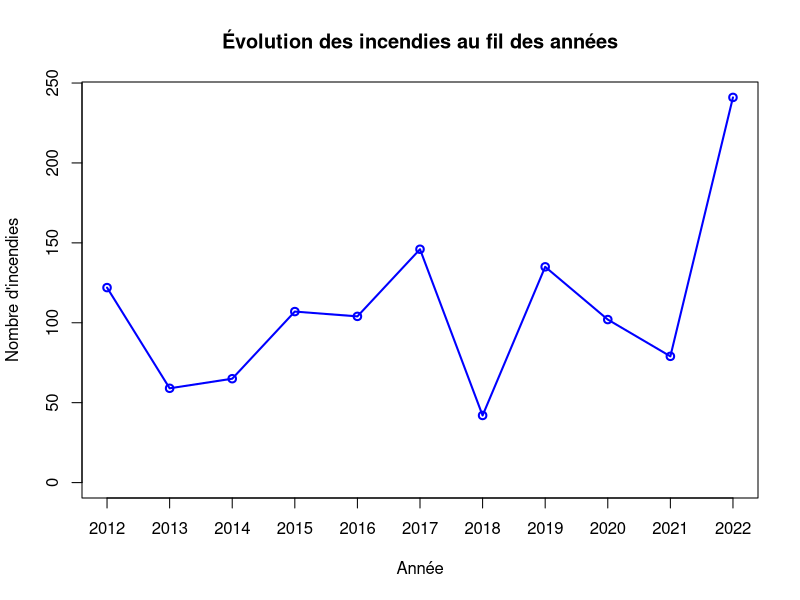
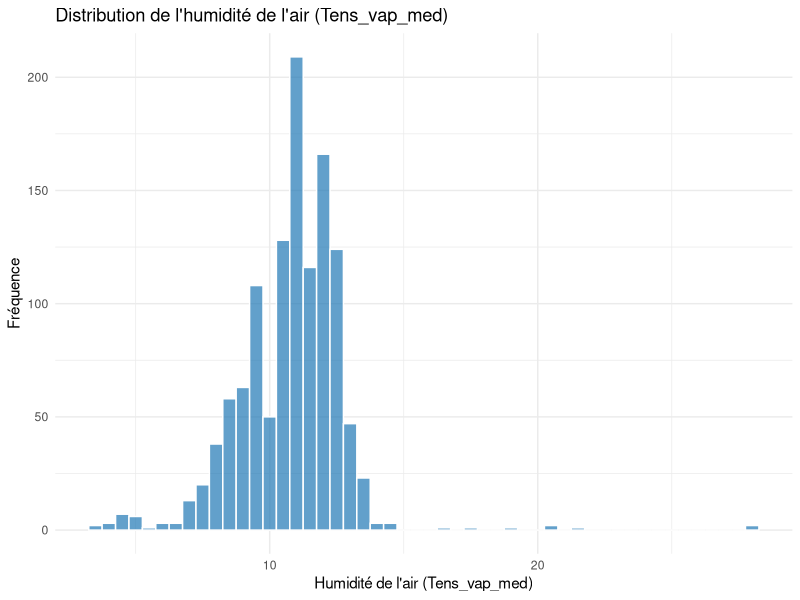
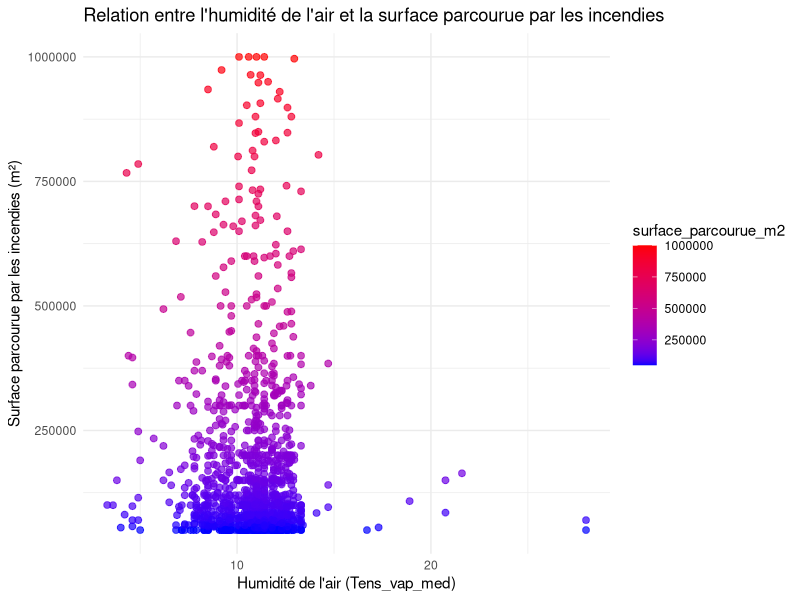
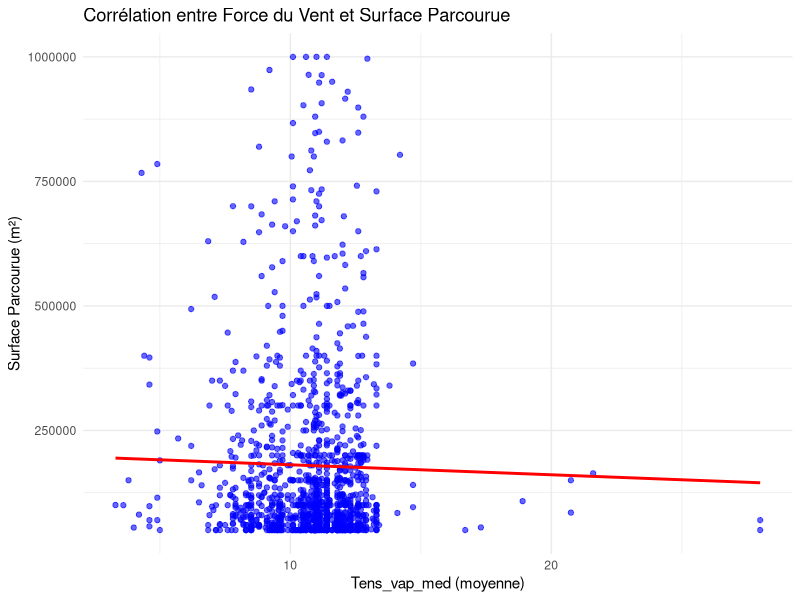
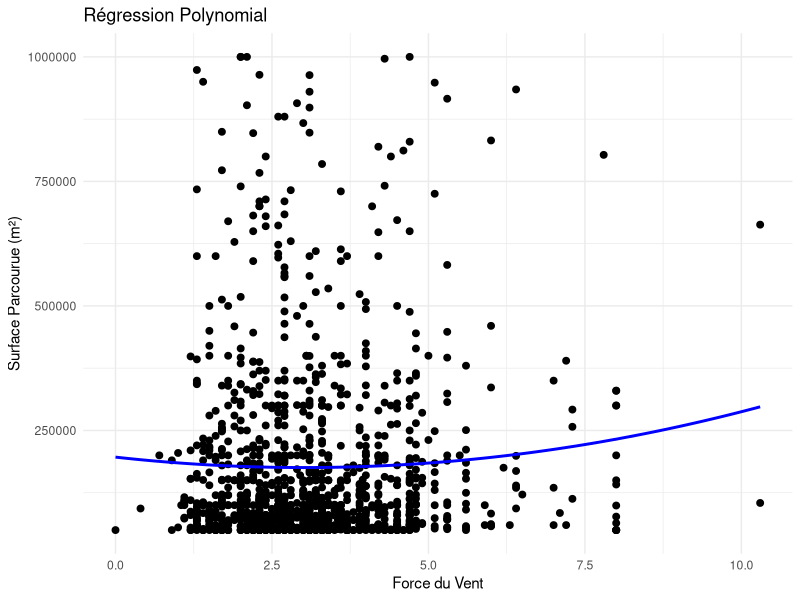
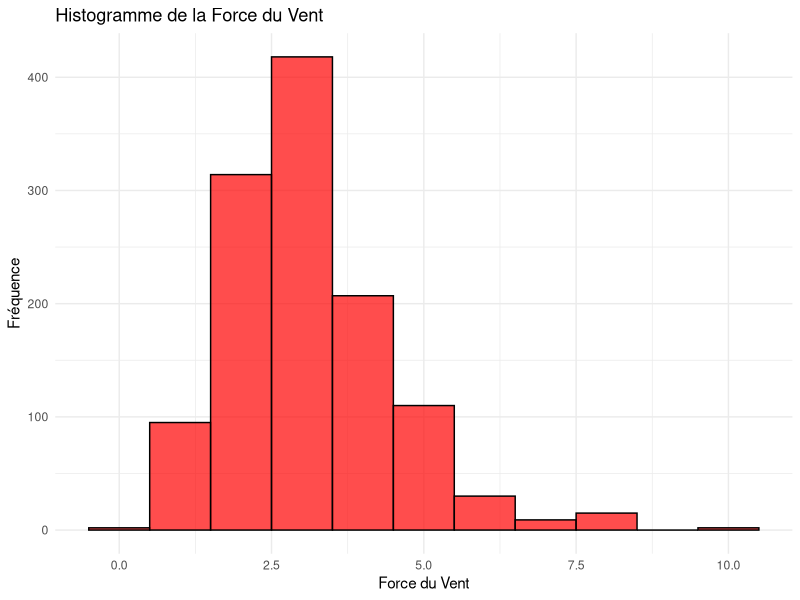
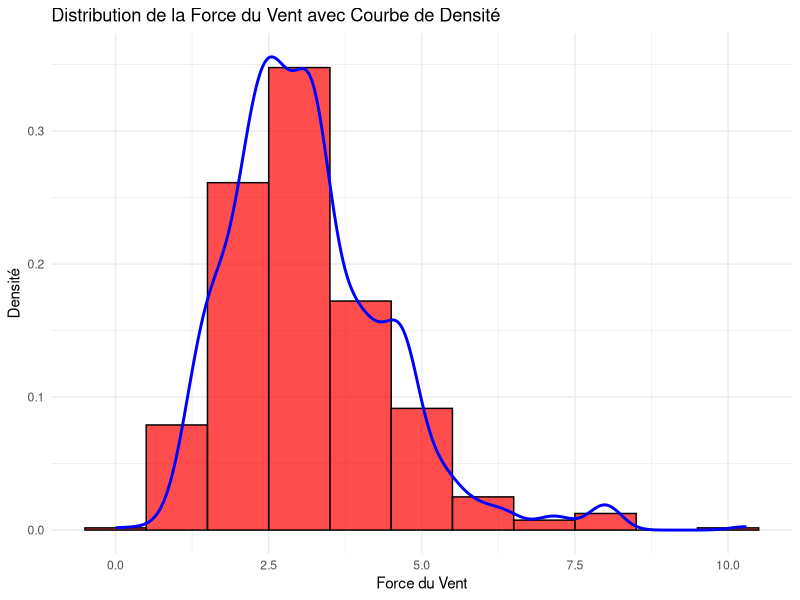
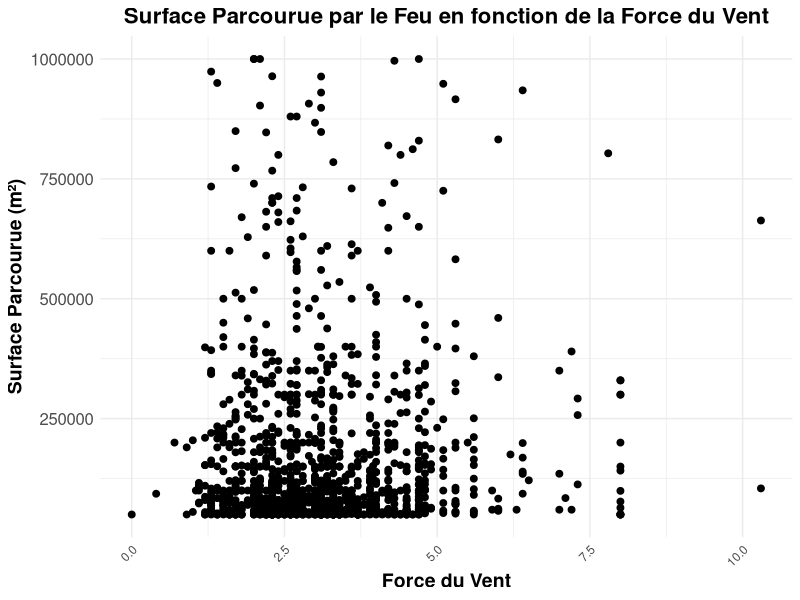

The R script that drew these images, in order:
## ---- chunk 1
donnees <- read.csv("../Data/donnees_incendies.csv")

annee_freq <- table(donnees$annee)

plot(annee_freq, 
     type="o",  # "o" pour un graphique avec des points et des lignes
     col="blue", 
     main="Évolution des incendies au fil des années", 
     xlab="Année", 
     ylab="Nombre d'incendies")
## ---- chunk 2
library(ggplot2)
data <- read.csv("../Exports/export_Humidites.csv")
ggplot(data, aes(x = Tens_vap_med)) +
  geom_histogram(binwidth = 0.5, fill = "#1f77b4", color = "white", alpha = 0.7) +
  labs(title = "Distribution de l'humidité de l'air (Tens_vap_med)", 
       x = "Humidité de l'air (Tens_vap_med)", 
       y = "Fréquence") +
  theme_minimal()
## ---- chunk 3
library(ggplot2)
data <- read.csv("../Exports/export_Humidites.csv")
ggplot(data, aes(x = Tens_vap_med, y = surface_parcourue_m2)) +
  geom_point(aes(color = surface_parcourue_m2), size = 2, alpha = 0.7) + 
  scale_color_gradient(low = "blue", high = "red") + 
  labs(title = "Relation entre l'humidité de l'air et la surface parcourue par les incendies", 
       x = "Humidité de l'air (Tens_vap_med)", 
       y = "Surface parcourue par les incendies (m²)") +
  theme_minimal()

## ---- chunk 4
correlation <- cor(data$Tens_vap_med, data$surface_parcourue_m2, use = "complete.obs")
print(paste("Corrélation entre Tens_vap_med et surface_parcourue_m2: ", correlation))
## ---- chunk 5
library(ggplot2)
data <- read.csv("../Exports/export_Humidites.csv")
ggplot(data, aes(x = Tens_vap_med, y = surface_parcourue_m2)) +
  geom_point(color = "blue", alpha = 0.6) +  # Ajoute les points
  geom_smooth(method = "lm", color = "red", se = FALSE) +  # Ajoute la droite de régression
  labs(title = "Corrélation entre Force du Vent et Surface Parcourue",
       x = "Tens_vap_med (moyenne)",
       y = "Surface Parcourue (m²)") +
  theme_minimal()
## ---- chunk 6
data <- read.csv("../Exports/export_vents.csv")
cor(data$Force_vent_med, data$surface_parcourue_m2, use = "complete.obs")
## ---- chunk 7
library(ggplot2)

# Charger les données
data <- read.csv("../Exports/export_vents.csv")

# Créer un graphique avec régression polynomial
ggplot(data, aes(x = Force_vent_med, y = surface_parcourue_m2)) +
  geom_point(color = "black", size = 2) + 
  geom_smooth(method = "lm", formula = y ~ poly(x, 2), color = "blue", se = FALSE) + 
  labs(title = "Régression Polynomial", 
       x = "Force du Vent", 
       y = "Surface Parcourue (m²)") +
  theme_minimal()

## ---- chunk 8
library(ggplot2)
data <- read.csv("../Exports/export_vents.csv")
ggplot(data, aes(x = Force_vent_med)) +
  geom_histogram(binwidth = 1, fill = "red", color = "black", alpha = 0.7) +
  labs(title = "Histogramme de la Force du Vent", x = "Force du Vent", y = "Fréquence") +
  theme_minimal()
## ---- chunk 9
# Histogramme avec courbe de densité pour la Force du Vent
data <- read.csv("../Exports/export_vents.csv")
ggplot(data, aes(x = Force_vent_med)) +
  geom_histogram(aes(y = ..density..), binwidth = 1, fill = "red", color = "black", alpha = 0.7) +
  geom_density(color = "blue", size = 1) + 
  labs(title = "Distribution de la Force du Vent avec Courbe de Densité", x = "Force du Vent", y = "Densité") +
  theme_minimal()

## ---- chunk 10
library(ggplot2)

data <- read.csv("../Exports/export_vents.csv")

ggplot(data, aes(x = Force_vent_med, y = surface_parcourue_m2)) +
  geom_point(color = "black", size = 2) + 
  labs(title = "Surface Parcourue par le Feu en fonction de la Force du Vent", 
       x = "Force du Vent", 
       y = "Surface Parcourue (m²)") +
  theme_minimal() +  # Thème minimal pour une présentation épurée
  theme(
    axis.text.x = element_text(angle = 45, hjust = 1),
    axis.text.y = element_text(size = 12),
    axis.title = element_text(size = 14, face = "bold"),
    plot.title = element_text(size = 16, face = "bold", hjust = 0.5)
  )

## ---- chunk 11
incendiesregions <- read.csv("../Exports/export_incendiesregions.csv")
correlation <- cor(incendiesregions$surface_parcourue_m2, incendiesregions$altitude_med, use = "complete.obs")

print(paste("Corrélation de Pearson entre la surface des incendies et l'altitude : ", round(correlation, 2)))

## ---- chunk 12
incendiesregions <- read.csv("../Exports/export_incendiesregions.csv")
ggplot(incendiesregions, aes(x = altitude_med, y = surface_parcourue_m2)) +
  geom_point(color = "blue", alpha = 0.6) +
  labs(title = "Corrélation entre l'altitude et la surface des incendies",
       x = "Altitude (m)", y = "Surface parcourue des incendies (m²)") +
  theme_minimal() +
  geom_smooth(method = "lm", se = FALSE, color = "red")

## ---- chunk 13
incendiesregions <- read.csv("../Exports/export_incendiesregions.csv")
ggplot(incendiesregions, aes(x = altitude_med, y = surface_parcourue_m2)) +
  geom_point(color = "blue", alpha = 0.6) +
  labs(title = "Régression Polynomiale entre Altitude et Surface des Incendies",
       x = "Altitude (m)", y = "Surface parcourue des incendies (m²)") +
  theme_minimal() +
  geom_smooth(method = "lm", formula = y ~ poly(x, 2), se = FALSE, color = "red")
## ---- chunk 14
incendiesregions <- read.csv("../Exports/export_incendiesregions.csv")
ggplot(incendiesregions, aes(x = surface_parcourue_m2, fill = altitude_zone)) +
  geom_histogram(binwidth = 5000, position = "dodge", alpha = 0.7) +
  labs(title = "Distribution de la surface des incendies par zone d'altitude",
       x = "Surface des incendies (m²)", y = "Fréquence") +
  theme_minimal()
